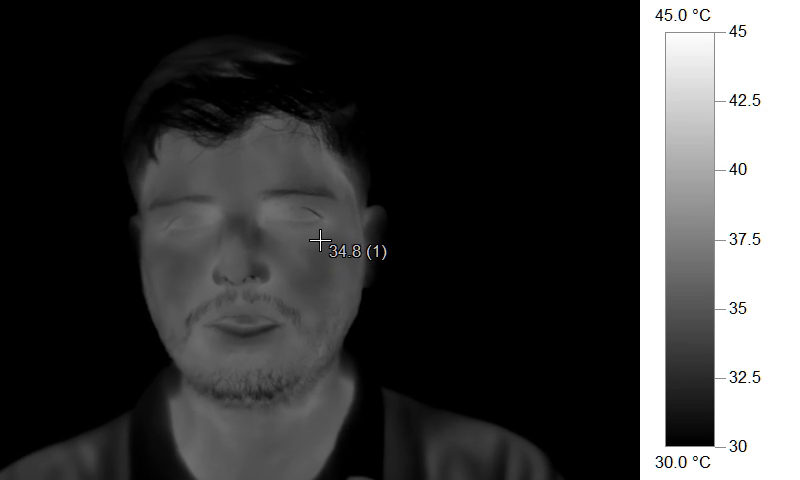
#> input picture frame 169 of linear_mapping/output.mp4, 800 x 480 px
$ python split_subject_and_legend.py
#> lines starting #> are read from the running program, lines starting #| are printed output that depends on the picture
import cv2
import numpy as np

# vid_path = r"D:\Lie Detection Data HTI\Lie_detection_ex2\Thermal_lie_detection_ex2\grey_manual\krishna_grey_manual1.wmv"
vid_path = r"C:\Users\Akash Vishwakarma\Desktop\Thermal_Analysis\linear_mapping\output.mp4"

cap =  cv2.VideoCapture(vid_path)
frame_number = 0
while True and frame_number == 0:

    ret, frame = cap.read()
#> frame is the input picture: shape (480, 800, 3); mean B, G, R 60.2, 60.2, 60.2
    if not ret:
        break

    grey_frame = cv2.cvtColor(frame, cv2.COLOR_BGR2GRAY)
    grey_frame_legend = grey_frame[::,640:]   # adjust this based on your legend's position and width
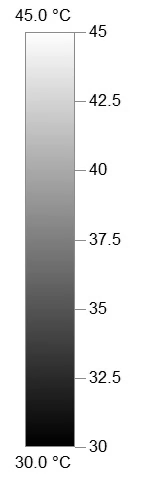
#> grey_frame_legend: shape (480, 160); min 0, max 255, mean 217.4

    # Display the frame
    cv2.imshow("Frame", frame)
    cv2.imshow("Grey Frame", grey_frame)
    cv2.imshow("Grey Frame Legend", grey_frame_legend)
    print(f"Frame {frame_number}: {frame.shape}")
#| Frame 0: (480, 800, 3)
    print(f"Grey Frame {frame_number}: {grey_frame.shape}")
#| Grey Frame 0: (480, 800)
    print(f"Grey Frame Legend {frame_number}: {grey_frame_legend.shape}")
#| Grey Frame Legend 0: (480, 160)

    cv2.imwrite("linear_mapping/grey_frame_legend_30_45_celcius_mp4.png", grey_frame_legend)

    frame_number = frame_number + 1

    # Exit on 'q' key press
    if cv2.waitKey(0) & 0xFF == ord('q'):
#> (key q is pressed here)
        break


# [23 lines of commented-out code are left out]
